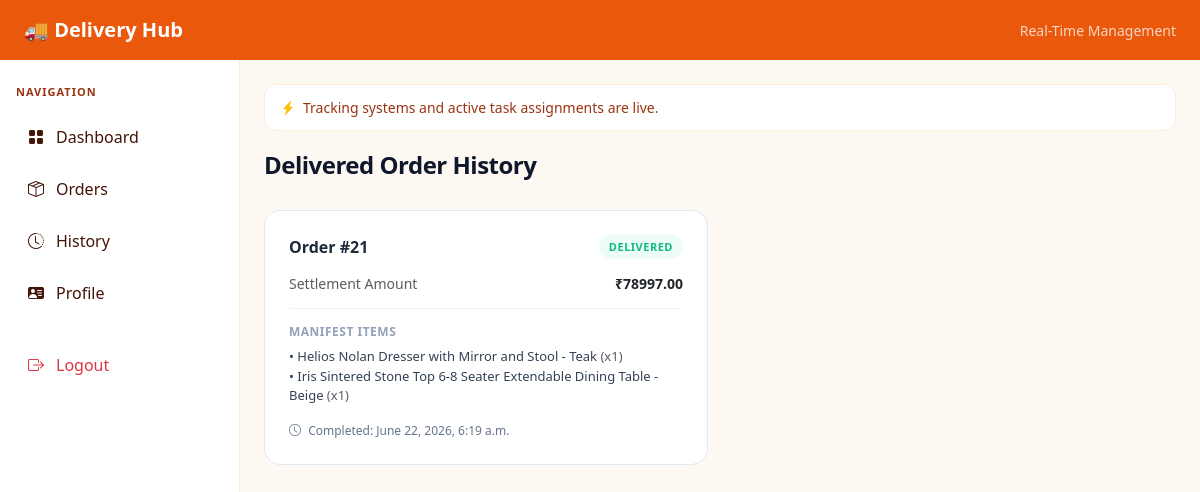
The page /delivery/delivery-history/ (signed in) on the database its author committed.
### customerApp/models.py (models this page shows)
class Order(models.Model):
    order_id = models.AutoField(primary_key=True)
    customer = models.ForeignKey('guestApp.Customer', on_delete=models.CASCADE)
    total_amount = models.DecimalField(max_digits=10, decimal_places=2)
    order_date = models.DateTimeField(auto_now_add=True)
    status = models.CharField(max_length=50, default="Pending")

class OrderItem(models.Model):
    order_item_id = models.AutoField(primary_key=True)  # explicit id
    order = models.ForeignKey(Order, on_delete=models.CASCADE)
    product = models.ForeignKey('adminApp.Product', on_delete=models.CASCADE)
    quantity = models.IntegerField()
    price = models.DecimalField(max_digits=10, decimal_places=2)

### adminApp/models.py (models this page shows)
class Product(models.Model):
    ProductId = models.AutoField(primary_key=True)
    ProductName = models.CharField(max_length=200)
    ProductDescription = models.TextField()
    ProductImage = models.ImageField(upload_to='products/', null=True, blank=True)
    ProductPrice = models.DecimalField(max_digits=10, decimal_places=2)
    stock = models.IntegerField(default=0)
    category = models.ForeignKey(Category, on_delete=models.CASCADE, related_name='products')

### deliveryboyApp/views.py (the view)
def deliveryHistory(request):
    orders = Order.objects.filter(status="Delivered", payment__status="Paid").distinct()
    return render(request, "deliveryboy/orderHistory.html", {"orders": orders})

### templates/deliveryboy/orderHistory.html (shortened to what this page needs)
{% extends "deliveryboyHeaderFooter.html" %}
{% block content %}
<div class="history-header">
    <h3>Delivered Order History</h3>
</div>
<div class="history-grid">
  {% for o in orders %}
  <div class="history-card">
      <div class="history-body">
          <div class="order-title">
              <span>Order #{{ o.order_id }}</span>
              <span class="status-badge">Delivered</span>
          </div>
          <div class="ledger-row">
              <span class="text-muted">Settlement Amount</span>
              <span class="fw-bold text-dark">₹{{ o.total_amount }}</span>
          </div>
          <div class="item-box">
              <div class="item-title">Manifest Items</div>
              <div class="item-line">
                  {% for item in o.orderitem_set.all %}
                      • {{ item.product.ProductName }} <span class="text-muted">(x{{ item.quantity }})</span><br>
                  {% endfor %}
              </div>
          </div>
          <small class="date-footer">
              <i class="bi bi-clock me-1"></i> Completed: {{ o.order_date }}
          </small>
      </div>
  </div>
  {% empty %}
  <div class="empty-ledger">
      <i class="bi bi-clock-history"></i>
      <p class="mb-0">No completed deliveries found</p>
  </div>
  {% endfor %}
</div>
{% endblock %}

### templates/deliveryboyHeaderFooter.html (style rules this page uses)
body { margin:0; font-family: system-ui, sans-serif; background:#fef8f3; display: flex; flex-direction: column; min-height: 100vh; }

### templates/deliveryboy/orderHistory.html (style rules this page uses)
.history-header { margin-bottom: 30px; }
.history-header h3 { font-size: 24px; font-weight: 700; color: #0f172a; letter-spacing: -0.5px; }
.history-grid { display: grid; grid-template-columns: repeat(auto-fill, minmax(320px, 1fr)); gap: 24px; }
.history-card { background: #ffffff; border: 1px solid #e2e8f0; border-radius: 16px; transition: all 0.2s ease; }
.history-body { padding: 24px; }
.order-title { font-size: 16px; font-weight: 700; color: #1e293b; margin-bottom: 14px; display: flex; justify-content: space-between; align-items: center; }
.status-badge { font-size: 11px; font-weight: 700; text-transform: uppercase; letter-spacing: 0.5px; padding: 4px 10px; border-radius: 30px; background: #ecfdf5; color: #10b981; }
.ledger-row { font-size: 14px; color: #475569; margin-bottom: 8px; display: flex; justify-content: space-between; }
.item-box { margin-top: 14px; padding-top: 14px; border-top: 1px solid #f1f5f9; }
.item-title { font-size: 12px; font-weight: 600; color: #94a3b8; text-transform: uppercase; letter-spacing: 0.5px; margin-bottom: 6px; }
.item-line { font-size: 13px; color: #334155; line-height: 1.5; }
.date-footer { display: block; margin-top: 16px; font-size: 12px; color: #64748b; font-weight: 500; }

### rows shown on the page
Order: order_id "21", total_amount "78997.00", order_date "June 22, 2026, 6:19 a.m."
OrderItem: product.ProductName "Helios Nolan Dresser with Mirror and Stool - Teak", quantity "1"
OrderItem: product.ProductName "Iris Sintered Stone Top 6-8 Seater Extendable Dining Table - Beige", quantity "1"
